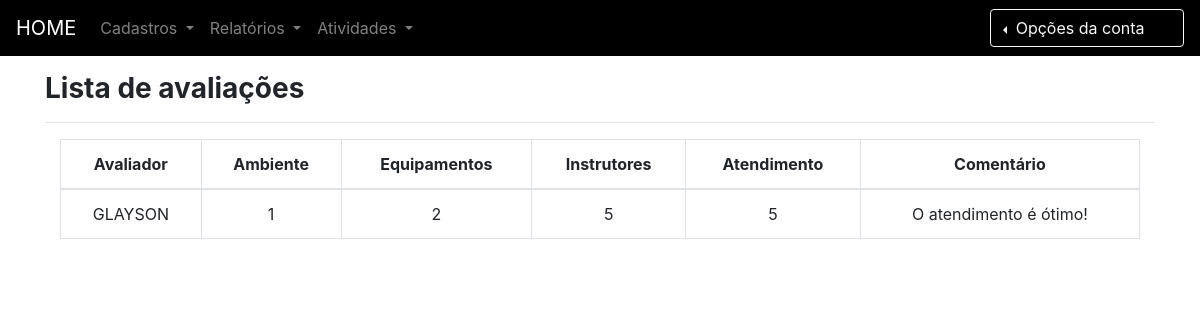
/avaliacoes/listar-avaliações/ (signed in), run on the app's committed database.
### avaliacoes/models.py (models this page shows)
class Avaliacao(models.Model):
	is_avaliado = models.BooleanField(default=False)
	notaCriterio1 = models.IntegerField(default = 0, blank = False, null = True)
	notaCriterio2 = models.IntegerField(default = 0, blank = False, null = True)
	notaCriterio3 = models.IntegerField(default = 0, blank = False, null = True)
	notaCriterio4 = models.IntegerField(default = 0, blank = False, null = True)
	comentario = models.CharField('Comentario', max_length=200, null = True, blank = True)
	criterio1 = models.ForeignKey('Criterio', on_delete=models.CASCADE,related_name='+', blank=True, null=True)
	criterio2 = models.ForeignKey('Criterio', on_delete=models.CASCADE,related_name='+', blank=True, null=True)
	criterio3 = models.ForeignKey('Criterio', on_delete=models.CASCADE,related_name='+', blank=True, null=True)
	criterio4 = models.ForeignKey('Criterio', on_delete=models.CASCADE,related_name='+', blank=True, null=True)
	avaliador = models.OneToOneField(settings.AUTH_USER_MODEL, on_delete=models.CASCADE, null=True, blank=True, unique=True)
	created_at = models.DateTimeField('Criado em',auto_now_add = True)
	updated_at = models.DateTimeField('Atualizado em',auto_now = True)
	class Meta:
		verbose_name = "Avaliação"
		verbose_name_plural = "Avaliações"
		ordering = ['is_avaliado','notaCriterio1','notaCriterio2','notaCriterio3','notaCriterio4','comentario','criterio1','criterio2','criterio3','criterio4','avaliador','created_at']

### avaliacoes/views.py (called while the page is built)
@permission_required('avaliacoes.view_avaliacao', login_url=views.autorizacao_negada)
def listar_avaliacoes(request):
    avaliacoes = Avaliacao.objects.all()
    template_name = 'listar-avaliacoes.html'
    context = {
        'avaliacoes': avaliacoes,
    }
    return render(request, template_name, context)

### avaliacoes/templates/listar-avaliacoes.html (shortened to what this page needs)
{% extends "base.html" %}
{% block content %}
<br/><br/><br/>
<div class="container">
	<h3 class="font-weight-bold ">Lista de avaliações</h3><hr/>
	<div class="row col-12 mx-auto ">
		<table class="table table-bordered ">
			<thead>
				<tr>
					<th class="text-center">Avaliador</th>
					<th class="text-center">Ambiente</th>
					<th class="text-center">Equipamentos</th>
					<th class="text-center">Instrutores</th>
					<th class="text-center">Atendimento</th>
					<th class="text-center">Comentário</th>
				</tr>
			</thead>
			<tbody>
				{% for avaliacao in avaliacoes %}
				<tr>
					<td class="text-center">{{ avaliacao.avaliador|upper }}</td>
					<td class="text-center">{{ avaliacao.notaCriterio1 }}</td>
					<td class="text-center">{{ avaliacao.notaCriterio2 }}</td>
					<td class="text-center">{{ avaliacao.notaCriterio3 }}</td>
					<td class="text-center">{{ avaliacao.notaCriterio4 }}</td>
					<td class="text-center">{{ avaliacao.comentario }}</td>
				</tr>
				{% endfor%}
			</tbody>
	</table>
</div>
</div>
{% endblock %}

### core/templates/base.html (style rules this page uses)
.background-site { background: #FFFFFF; background-repeat: repeat; background-size:100%; }

### data on the page
Avaliacao: avaliador "GLAYSON", notaCriterio1 "1", notaCriterio2 "2", notaCriterio3 "5", notaCriterio4 "5", comentario "O atendimento é ótimo!"
